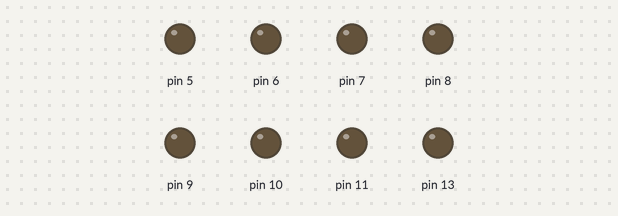
Bench run of a sketch on a simulated Arduino Uno, built with avr-gcc and run on an emulated ATmega328P. Shown: output pins drawn as LEDs (lit = HIGH).

Above: at 0.2 s.
At 1.7 s:
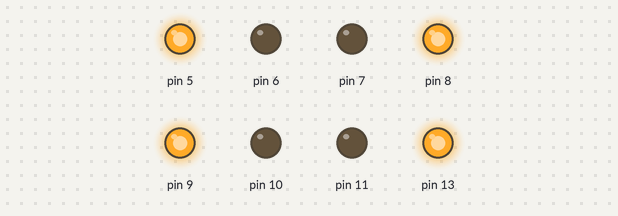
At 2.7 s:
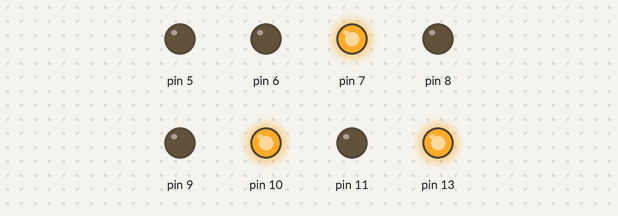
At 3.7 s:
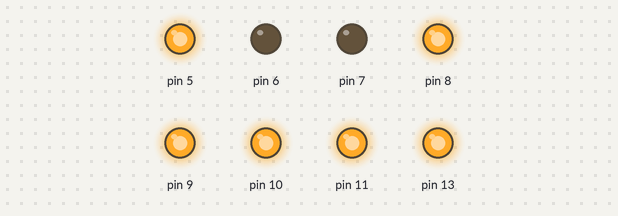
At 5.2 s:
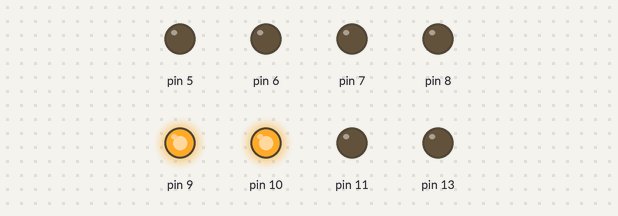
At 7.2 s:
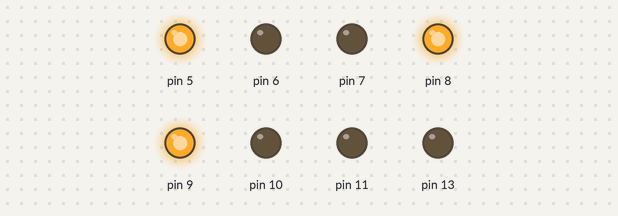
Timing chart, 0 to 7.8 s (numbered marks = the images above):
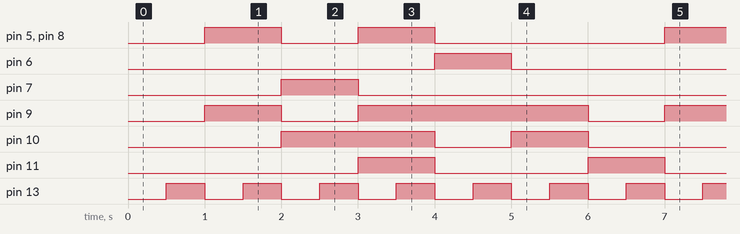

The sketch:

JK_FLIP_FLOP.ino
```cpp
int A=0;
int B=0;
int C=0;
int G,H,I,D,E,F,a,b,c,d,e,f,g;
void setup()
{
pinMode(5, OUTPUT);
pinMode(6, OUTPUT);
pinMode(7, OUTPUT);
pinMode(8, OUTPUT);
pinMode(9, OUTPUT);
pinMode(10, OUTPUT);
pinMode(11, OUTPUT);
pinMode(13, OUTPUT);
}

void loop()
{
  G=(!A&&!B);
  H=A;
  I=(B^C);
  a=((G^I)&&!H);
  b=(G&&(H^I));
  c=(!G&&H&&!I);
  d=((!H&&(G^I))||(G&&H&&I));
  e=(I||(G&&!H));
  f=((!G&&H)||(!G&&I)||(H&&I));
  g=((!G&&!H)||(G&&H&&I));
  digitalWrite(13,LOW);
  delay(500);
  digitalWrite(13,HIGH);
  delay(500);

  digitalWrite(5, a);
  digitalWrite(6, b);
  digitalWrite(7, c);
  digitalWrite(8, d);
  digitalWrite(9, e);
  digitalWrite(10, f);
  digitalWrite(11, g);
A=G;
B=H;
C=I;
}
```

Measured:
- by itself, pin 5, pin 8: repeats every 6.0 s: LOW 1.0 s, HIGH 1.0 s, LOW 3.0 s, HIGH 1.0 s
- by itself, pin 6, pin 7: alternates HIGH for 1.0 s and LOW for 5.0 s
- by itself, pin 9: repeats every 6.0 s: LOW 1.0 s, HIGH 3.0 s, LOW 1.0 s, HIGH 1.0 s
- by itself, pin 10: repeats every 6.0 s: LOW 1.0 s, HIGH 1.0 s, LOW 2.0 s, HIGH 2.0 s
- by itself, pin 11: alternates HIGH for 1.0 s and LOW for 2.0 s
- by itself, pin 13: alternates HIGH for 0.50 s and LOW for 0.50 s
